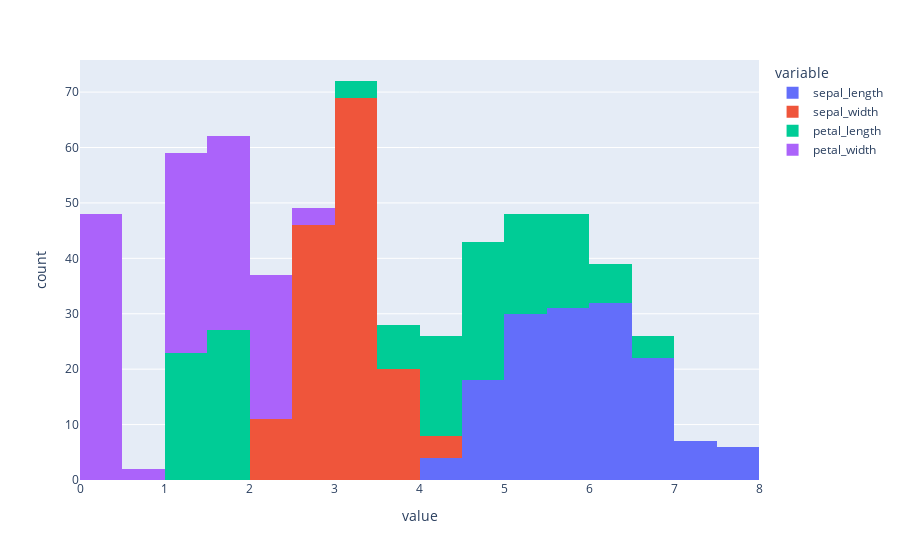

The notebook cell this image was saved under:
### Code cell
px.histogram(x)

### Figure 1 — Plotly figure (JSON) as saved in the notebook; plotly's stock layout.template omitted (floating-point values rounded to 4 significant figures; data arrays with more than 128 entries replaced by an {"elided": "..."} marker saying what was removed)
{"data": [{"alignmentgroup": "True", "bingroup": "x", "hovertemplate": "variable=sepal_length<br>value=%{x}<br>count=%{y}<extra></extra>", "legendgroup": "sepal_length", "marker": {"color": "#636efa", "pattern": {"shape": ""}}, "name": "sepal_length", "offsetgroup": "sepal_length", "orientation": "v", "showlegend": true, "type": "histogram", "x": {"elided": "150 float values"}, "xaxis": "x", "yaxis": "y"}, {"alignmentgroup": "True", "bingroup": "x", "hovertemplate": "variable=sepal_width<br>value=%{x}<br>count=%{y}<extra></extra>", "legendgroup": "sepal_width", "marker": {"color": "#EF553B", "pattern": {"shape": ""}}, "name": "sepal_width", "offsetgroup": "sepal_width", "orientation": "v", "showlegend": true, "type": "histogram", "x": {"elided": "150 float values"}, "xaxis": "x", "yaxis": "y"}, {"alignmentgroup": "True", "bingroup": "x", "hovertemplate": "variable=petal_length<br>value=%{x}<br>count=%{y}<extra></extra>", "legendgroup": "petal_length", "marker": {"color": "#00cc96", "pattern": {"shape": ""}}, "name": "petal_length", "offsetgroup": "petal_length", "orientation": "v", "showlegend": true, "type": "histogram", "x": {"elided": "150 float values"}, "xaxis": "x", "yaxis": "y"}, {"alignmentgroup": "True", "bingroup": "x", "hovertemplate": "variable=petal_width<br>value=%{x}<br>count=%{y}<extra></extra>", "legendgroup": "petal_width", "marker": {"color": "#ab63fa", "pattern": {"shape": ""}}, "name": "petal_width", "offsetgroup": "petal_width", "orientation": "v", "showlegend": true, "type": "histogram", "x": {"elided": "150 float values"}, "xaxis": "x", "yaxis": "y"}], "layout": {"barmode": "relative", "legend": {"title": {"text": "variable"}, "tracegroupgap": 0}, "margin": {"t": 60}, "xaxis": {"anchor": "y", "domain": [0, 1], "title": {"text": "value"}}, "yaxis": {"anchor": "x", "domain": [0, 1], "title": {"text": "count"}}}}
